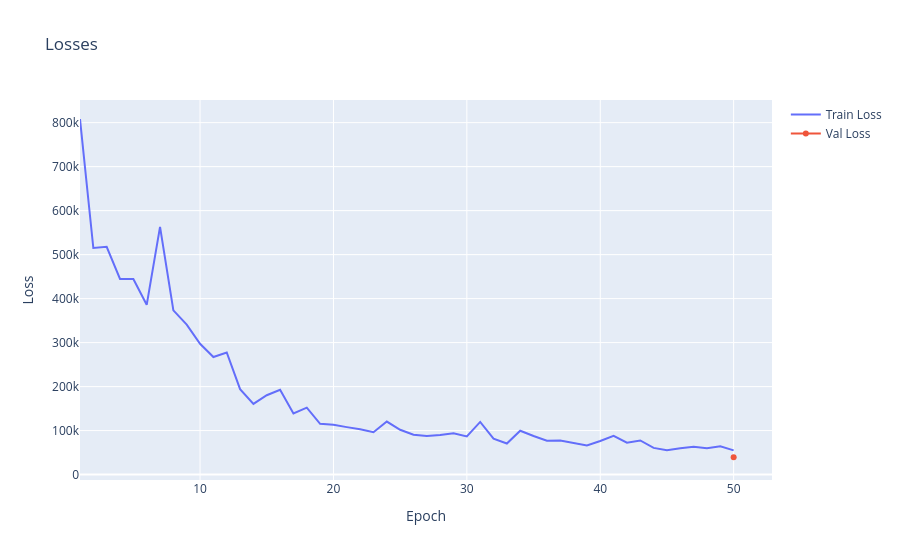
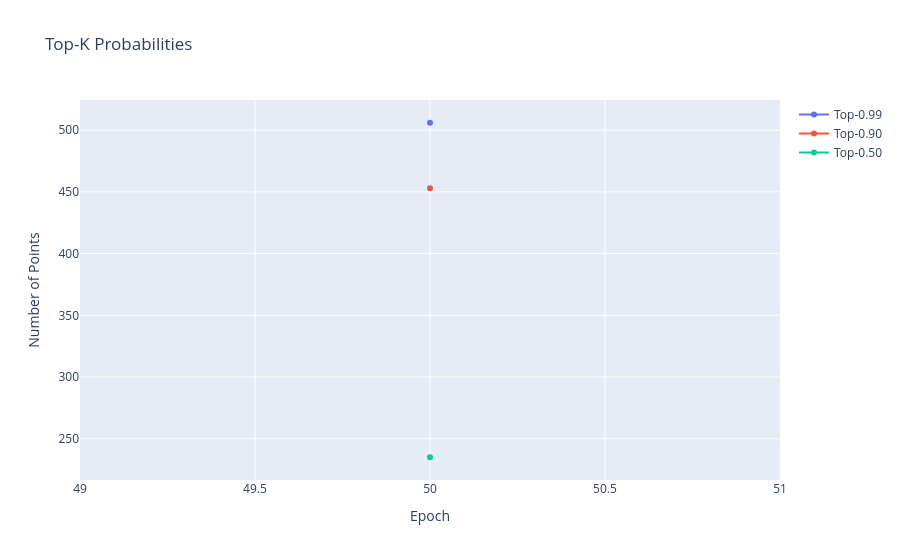

The code cell stored with these charts, in order, in its notebook:
### Code cell
# create model - currently 5 for heteroscedastic variance
# model = FramePredictorSimple(5)
model = FramePredictorDGCNN(5)

# set up optimizer
optimizer = torch.optim.Adam(model.parameters(), lr=5e-3)

# initialize loss
loss_fn = GMMLoss()

# training params
num_epochs = 5000
val_every = 250

device = "cuda:0"
model.to(device)

# training statistics
total_losses = []
total_val_losses = []
total_probs99 = []
total_probs90 = []
total_probs50 = []

# create experiment directory
exp_name = "gmm_5k"
os.makedirs(exp_name, exist_ok=True)
os.makedirs(f"{exp_name}/logs", exist_ok=True)
os.makedirs(f"{exp_name}/checkpoints", exist_ok=True)


min_val_loss = float("inf")


fig, num_probs99, num_probs90, num_probs50 = viz_model(model, device)
fig.update_layout(title_text="Epoch 0")
# fig.show(renderer="browser")
fig.write_html(f"{exp_name}/logs/epoch_0.html")
total_probs99.append(num_probs99)
total_probs90.append(num_probs90)
total_probs50.append(num_probs50)


# basic training loop
for epoch in range(num_epochs):
    # train step
    model.train()
    epoch_loss = []
    for i, batch in enumerate(train_loader):
        batch = batch.to(device)
        optimizer.zero_grad()
        pred = model(batch)

        loss = loss_fn(batch, pred)
        loss.backward()
        torch.nn.utils.clip_grad_norm_(model.parameters(), 1.0)
        optimizer.step()

        epoch_loss.append(loss.item())
    epoch_loss = np.mean(epoch_loss)
    total_losses.append(epoch_loss)

    # val step
    if (epoch + 1) % val_every == 0:
        model.eval()
        val_loss = []
        with torch.no_grad():
            for i, batch in enumerate(val_loader):
                batch = batch.to(device)
                pred = model(batch)

                loss = loss_fn(batch, pred)
                val_loss.append(loss.item())
        val_loss = np.mean(val_loss)
        total_val_losses.append(val_loss)

        # save model checkpoint
        torch.save(model.state_dict(), f"{exp_name}/checkpoints/model_{epoch + 1}.pt")

    # logging.permute(1, 0).reshape(6, -1).permute(1, 0)
    if (epoch + 1) % val_every == 0:
        print(f"Epoch {epoch}, Train Loss: {epoch_loss}, Val Loss: {val_loss}")        
        val_fig, num_probs99, num_probs90, num_probs50 = viz_model(model, device)

        # visualize predictions
        val_fig.update_layout(title_text=f"Epoch {epoch + 1}, Train Loss: {epoch_loss} Val Loss: {val_loss}")
        # val_fig.show(renderer="browser")
        val_fig.write_html(f"{exp_name}/logs/epoch_{epoch + 1}.html")
        total_probs99.append(num_probs99)
        total_probs90.append(num_probs90)
        total_probs50.append(num_probs50)
    else:
        print(f"Epoch {epoch + 1}, Train Loss: {epoch_loss}")


# After training, plot the losses
fig = go.Figure()
fig.add_trace(go.Scatter(x=np.arange(1, len(total_losses) + 1), y=total_losses, name="Train Loss"))
fig.add_trace(go.Scatter(x=np.arange(val_every, (len(total_val_losses) + 1) * val_every, val_every), y=total_val_losses, name="Val Loss"))
fig.update_layout(title="Losses", xaxis_title="Epoch", yaxis_title="Loss")
fig.show()
fig.write_html(f"{exp_name}/logs/losses.html")

# Also plot the number of points in the top 0.99 and 0.90 probabilities
fig = go.Figure()
fig.add_trace(go.Scatter(x=np.arange(val_every, (len(total_val_losses) + 1) * val_every, val_every), y=total_probs99, name="Top-0.99"))
fig.add_trace(go.Scatter(x=np.arange(val_every, (len(total_val_losses) + 1) * val_every, val_every), y=total_probs90, name="Top-0.90"))
fig.add_trace(go.Scatter(x=np.arange(val_every, (len(total_val_losses) + 1) * val_every, val_every), y=total_probs50, name="Top-0.50"))
fig.update_layout(title="Top-K Probabilities", xaxis_title="Epoch", yaxis_title="Number of Points")
fig.show()
fig.write_html(f"{exp_name}/logs/top_probs.html")

### Figure 1 — Plotly figure (JSON) as saved in the notebook; plotly's stock layout.template omitted (floating-point values rounded to 4 significant figures)
{"data": [{"name": "Train Loss", "type": "scatter", "x": [1, 2, 3, 4, 5, 6, 7, 8, 9, 10, 11, 12, 13, 14, 15, 16, 17, 18, 19, 20, 21, 22, 23, 24, 25, 26, 27, 28, 29, 30, 31, 32, 33, 34, 35, 36, 37, 38, 39, 40, 41, 42, 43, 44, 45, 46, 47, 48, 49, 50], "y": [808300.0, 515000.0, 517800.0, 444800.0, 444500.0, 386000.0, 562900.0, 373300.0, 341000.0, 297300.0, 267200.0, 277400.0, 194200.0, 160600.0, 180400.0, 192900.0, 139200.0, 152100.0, 115400.0, 113300.0, 107900.0, 103000.0, 96270.0, 120600.0, 101900.0, 90590.0, 87490.0, 89880.0, 94150.0, 86550.0, 119700.0, 81780.0, 70520.0, 99710.0, 87760.0, 77020.0, 77220.0, 71530.0, 66170.0, 76450.0, 88210.0, 72650.0, 77620.0, 60650.0, 55520.0, 60080.0, 63370.0, 60030.0, 64380.0, 55080.0]}, {"name": "Val Loss", "type": "scatter", "x": [50], "y": [39400.0]}], "layout": {"title": {"text": "Losses"}, "xaxis": {"title": {"text": "Epoch"}}, "yaxis": {"title": {"text": "Loss"}}}}

### Figure 2 — Plotly figure (JSON) as saved in the notebook; plotly's stock layout.template omitted (floating-point values rounded to 4 significant figures)
{"data": [{"name": "Top-0.99", "type": "scatter", "x": [50], "y": [506, 358]}, {"name": "Top-0.90", "type": "scatter", "x": [50], "y": [453, 241]}, {"name": "Top-0.50", "type": "scatter", "x": [50], "y": [235, 65]}], "layout": {"title": {"text": "Top-K Probabilities"}, "xaxis": {"title": {"text": "Epoch"}}, "yaxis": {"title": {"text": "Number of Points"}}}}
